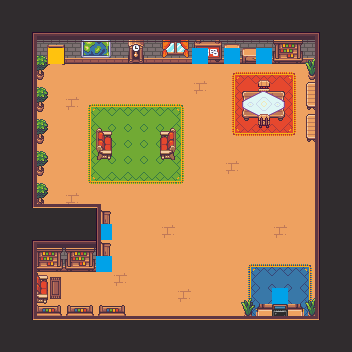

Rendered tile map (Tiled .tmx) drawn with the repository's tilesets; below, a short description and the map source with its tile grids summarised:
An orthogonal 22x22 tile map with 16x16 px tiles, 12 tile layers (ground, rug, walls, chair2, ...), 1 hidden layer not drawn, 4 tilesets.

<map version="1.9" tiledversion="1.9.2" orientation="orthogonal" renderorder="right-down" width="22" height="22" tilewidth="16" tileheight="16" infinite="0" nextlayerid="15" nextobjectid="1">
 <tileset firstgid="1" source="base.tsx" />
 <tileset firstgid="769" source="collision.tsx" />
 <tileset firstgid="770" source="interact.tsx" />
 <tileset firstgid="771" source="exit.tsx" />
 <layer id="1" name="ground" width="22" height="22" locked="1">
  <data>[484 cells, 484 non-empty, 5 distinct tile ids]</data>
 </layer>
 <layer id="8" name="rug" width="22" height="22" locked="1">
  <data>[484 cells, 80 non-empty, 11 distinct tile ids]</data>
 </layer>
 <layer id="2" name="walls" width="22" height="22" locked="1">
  <data>[484 cells, 12 non-empty, 6 distinct tile ids]</data>
 </layer>
 <layer id="7" name="chair2" width="22" height="22" locked="1">
  <data>[484 cells, 83 non-empty, 42 distinct tile ids]</data>
 </layer>
 <layer id="4" name="sidewalls" width="22" height="22" locked="1">
  <data>[484 cells, 85 non-empty, 10 distinct tile ids]</data>
 </layer>
 <layer id="6" name="chair" width="22" height="22" locked="1">
  <data>[484 cells, 1 non-empty, 1 distinct tile ids]</data>
 </layer>
 <layer id="5" name="table" width="22" height="22" locked="1">
  <data>[484 cells, 13 non-empty, 13 distinct tile ids]</data>
 </layer>
 <layer id="9" name="chair3" width="22" height="22" locked="1">
  <data>[484 cells, 10 non-empty, 10 distinct tile ids]</data>
 </layer>
 <layer id="10" name="collision" width="22" height="22" visible="0" locked="1">
  <data>[484 cells, 252 non-empty, 1 distinct tile ids]</data>
 </layer>
 <layer id="13" name="interact" width="22" height="22">
  <data>[484 cells, 6 non-empty, 1 distinct tile ids]</data>
 </layer>
 <layer id="14" name="exit" width="22" height="22">
  <data>[484 cells, 1 non-empty, 1 distinct tile ids]</data>
 </layer>
 <layer id="12" name="foreobject" width="22" height="22" locked="1">
  <data>[484 cells, 4 non-empty, 3 distinct tile ids]</data>
 </layer>
 <layer id="11" name="foreground" width="22" height="22" locked="1">
  <data>[484 cells, 75 non-empty, 9 distinct tile ids]</data>
 </layer>
</map>
